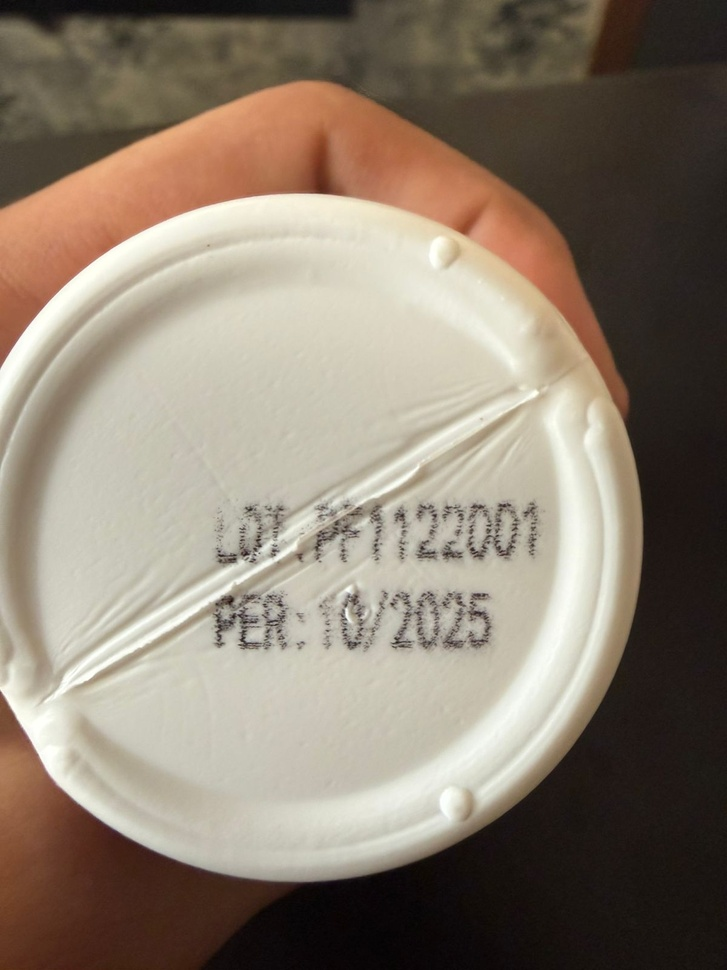
#> input picture tests/fixtures/images/lot_001_white_cap.jpeg, 727 x 970 px, shrunk from 1200 x 1600 before the run
$ python -i image_preprocessor.py   (imports and definitions only)   (older library calls are emulated)
#> lines starting #> are read from the running program, lines starting #| are printed output that depends on the picture; after the words box and inside, x2 and y2 are one past the last pixel; in counts of white or black regions, pixels touching at a corner belong together
from dataclasses import dataclass

import cv2
import numpy as np


@dataclass
class PreprocessedVariants:
    """All preprocessing variants — OCR tries each in cascade."""

    original_gray: np.ndarray
    thresholded: np.ndarray
    inverted: np.ndarray
    clahe_enhanced: np.ndarray
    deskewed: np.ndarray


class ImagePreprocessor:
    """OpenCV pipeline ordered for pharmaceutical label OCR accuracy."""

    def process(self, image_bgr: np.ndarray) -> PreprocessedVariants:
        rgb = cv2.cvtColor(image_bgr, cv2.COLOR_BGR2RGB)
        gray = cv2.cvtColor(rgb, cv2.COLOR_RGB2GRAY)

        gray = self._deskew(gray)

        # Adaptive threshold — NEVER cv2.threshold simple
        thresholded = cv2.adaptiveThreshold(
            gray,
            255,
            cv2.ADAPTIVE_THRESH_GAUSSIAN_C,
            cv2.THRESH_BINARY,
            blockSize=11,
            C=2,
        )

        denoised = cv2.fastNlMeansDenoising(gray, h=10)

        # CLAHE — critical for embossed / white-on-white text
        clahe = cv2.createCLAHE(clipLimit=2.0, tileGridSize=(8, 8))
        clahe_enhanced = clahe.apply(denoised)

        # Light dilation reconnects fragmented characters
        kernel = np.ones((2, 2), np.uint8)
        clahe_enhanced = cv2.dilate(clahe_enhanced, kernel, iterations=1)

        # Inverted variant for white text on dark background
        inverted = cv2.bitwise_not(thresholded)

        if self._is_blurry(gray):
            gray = self._unsharp_mask(gray)

        return PreprocessedVariants(
            original_gray=gray,
            thresholded=thresholded,
            inverted=inverted,
            clahe_enhanced=clahe_enhanced,
            deskewed=gray,
        )

    def _deskew(self, gray: np.ndarray) -> np.ndarray:
        """Straighten image if skew angle > 1° (via moments)."""
        coords = np.column_stack(np.where(gray < 200))
        if len(coords) == 0:
            return gray
        angle = cv2.minAreaRect(coords)[-1]
        angle = -(90 + angle) if angle < -45 else -angle
        if abs(angle) < 1.0:
            return gray
        (h, w) = gray.shape[:2]
        M = cv2.getRotationMatrix2D((w // 2, h // 2), angle, 1.0)
        return cv2.warpAffine(
            gray,
            M,
            (w, h),
            flags=cv2.INTER_CUBIC,
            borderMode=cv2.BORDER_REPLICATE,
        )

    def _is_blurry(self, gray: np.ndarray, threshold: float = 100.0) -> bool:
        return bool(cv2.Laplacian(gray, cv2.CV_64F).var() < threshold)

    def _unsharp_mask(self, gray: np.ndarray) -> np.ndarray:
        blurred = cv2.GaussianBlur(gray, (0, 0), 3)
        return cv2.addWeighted(gray, 1.5, blurred, -0.5, 0)

>>> import cv2
>>> picture = cv2.imread('../../tests/fixtures/images/lot_001_white_cap.jpeg')
#> picture is the input picture: shape (970, 727, 3); mean B, G, R 112, 126.9, 139.5
>>> result = ImagePreprocessor().process(picture)
#> in process, `gray = cv2.cvtColor(rgb, cv2.COLOR_RGB2GRAY)`:
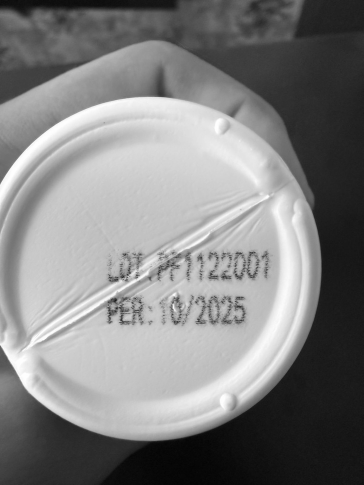
#> gray: shape (970, 727) (shown at 1/2 size); min 2, max 255, mean 129
#> in _deskew, `coords = np.column_stack(np.where(gray < 200))`: coords = 554310 pairs, first value 0 to 969, second value 0 to 726
#> in _deskew, `angle = cv2.minAreaRect(coords)[-1]`: angle = -90
#> in _deskew, `angle = -(90 + angle) if angle < -45 else -angle`: angle = 0
#> in process, `thresholded = cv2.adaptiveThreshold( gray, 255, cv2.ADAPTIVE_THRESH_GA..`:
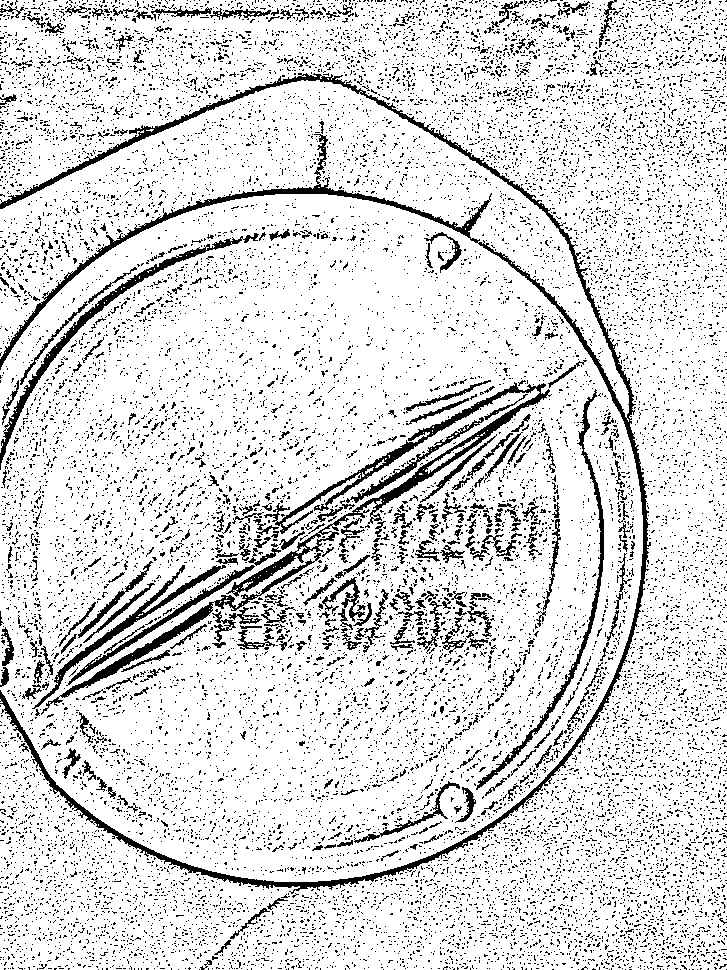
#> thresholded: shape (970, 727); 86% white; black in thin lines or dots
#> in process, `clahe_enhanced = clahe.apply(denoised)`:
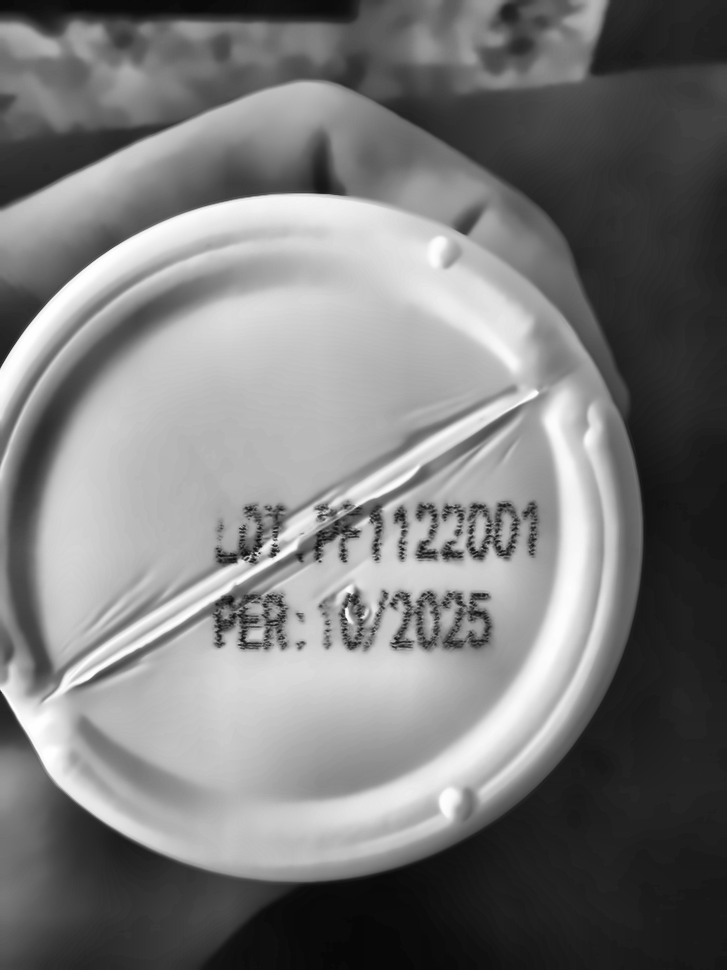
#> clahe_enhanced: shape (970, 727); min 5, max 255, mean 122.3

$ run again, on tests/fixtures/images/lot_003_embossed.jpeg
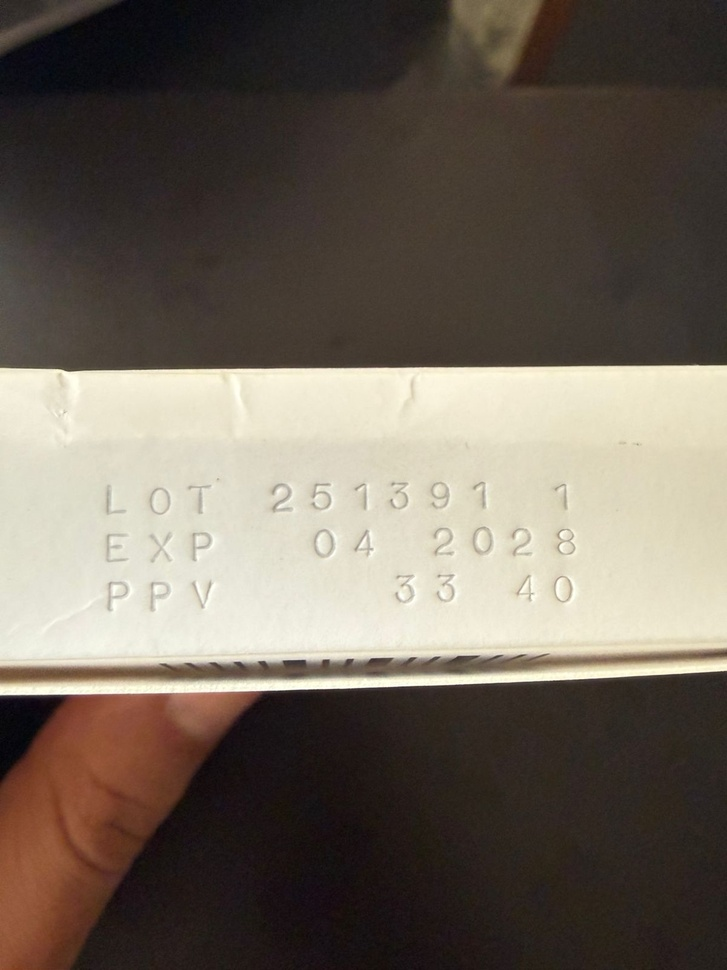
#> input picture tests/fixtures/images/lot_003_embossed.jpeg, 727 x 970 px, shrunk from 1200 x 1600 before the run
#> picture is the input picture: shape (970, 727, 3); mean B, G, R 90.3, 101.4, 111
#> coords = 491480 pairs, first value 0 to 969, second value 0 to 726
#> in _deskew, `angle = cv2.minAreaRect(coords)[-1]`: angle = -90
#> in _deskew, `angle = -(90 + angle) if angle < -45 else -angle`: angle = 0
#> in process, `thresholded = cv2.adaptiveThreshold( gray, 255, cv2.ADAPTIVE_THRESH_GA..`:
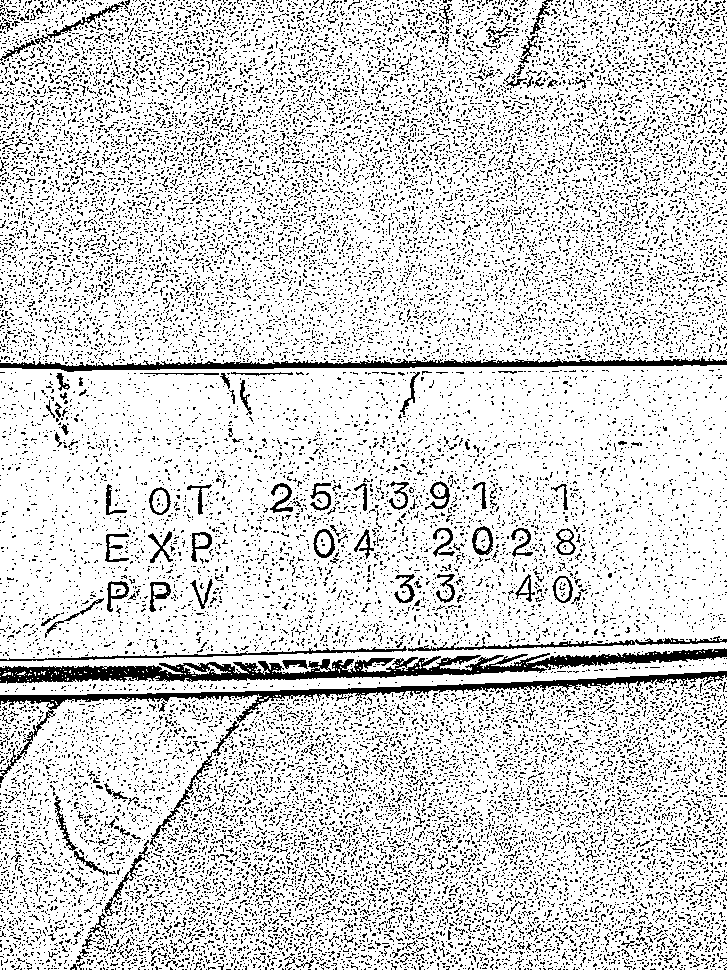
#> thresholded: shape (970, 727); 83.3% white; black in thin lines or dots
#> in process, `clahe_enhanced = clahe.apply(denoised)`:
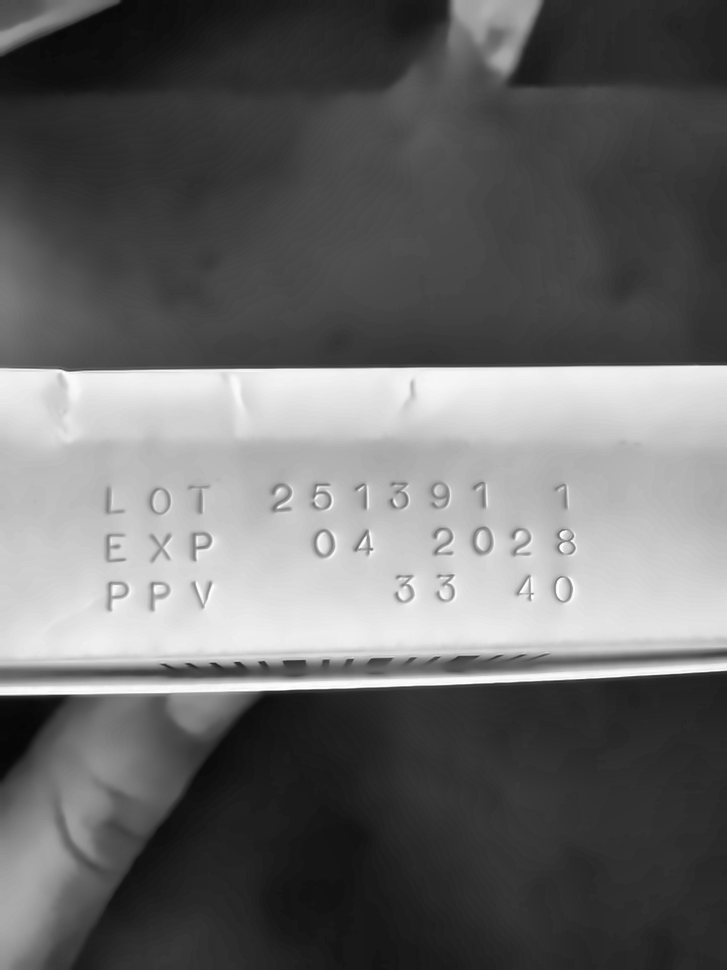
#> clahe_enhanced: shape (970, 727); min 6, max 255, mean 104.7
#> inverted: shape (970, 727); 16.7% white in thin lines or dots
